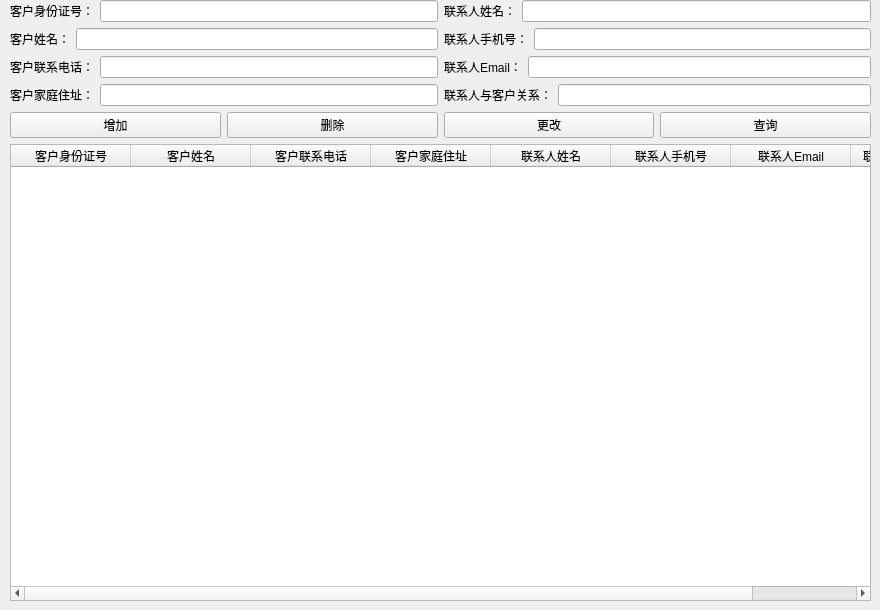
      <widget class="QWidget" name="tab_7">
       <attribute name="title">
        <string>客户信息</string>
       </attribute>
       <widget class="QWidget" name="layoutWidget">
        <property name="geometry">
         <rect>
          <x>10</x>
          <y>0</y>
          <width>861</width>
          <height>601</height>
         </rect>
        </property>
        <layout class="QVBoxLayout" name="verticalLayout_39">
         <item>
          <layout class="QVBoxLayout" name="verticalLayout_33">
           <item>
            <layout class="QHBoxLayout" name="horizontalLayout_97">
             <item>
              <layout class="QVBoxLayout" name="verticalLayout_7">
               <item>
                <layout class="QHBoxLayout" name="horizontalLayout_29">
                 <item>
                  <widget class="QLabel" name="label_25">
                   <property name="text">
                    <string>客户身份证号：</string>
                   </property>
                  </widget>
                 </item>
                 <item>
                  <widget class="QLineEdit" name="Customer_Id">
                   <property name="text">
                    <string/>
                   </property>
                  </widget>
                 </item>
                </layout>
               </item>
               <item>
                <layout class="QHBoxLayout" name="horizontalLayout_30">
                 <item>
                  <widget class="QLabel" name="label_26">
                   <property name="text">
                    <string>客户姓名：</string>
                   </property>
                  </widget>
                 </item>
                 <item>
                  <widget class="QLineEdit" name="Customer_Name">
                   <property name="clearButtonEnabled">
                    <bool>false</bool>
                   </property>
                  </widget>
                 </item>
                </layout>
               </item>
               <item>
                <layout class="QHBoxLayout" name="horizontalLayout_31">
                 <item>
                  <widget class="QLabel" name="label_27">
                   <property name="text">
                    <string>客户联系电话：</string>
                   </property>
                  </widget>
                 </item>
                 <item>
                  <widget class="QLineEdit" name="Customer_Phone"/>
                 </item>
                </layout>
               </item>
               <item>
                <layout class="QHBoxLayout" name="horizontalLayout_32">
                 <item>
                  <widget class="QLabel" name="label_28">
                   <property name="text">
                    <string>客户家庭住址：</string>
                   </property>
                  </widget>
                 </item>
                 <item>
                  <widget class="QLineEdit" name="Customer_Address"/>
                 </item>
                </layout>
               </item>
               <item>
                <layout class="QHBoxLayout" name="horizontalLayout_28"/>
               </item>
              </layout>
             </item>
             <item>
              <layout class="QVBoxLayout" name="verticalLayout_9">
               <item>
                <layout class="QVBoxLayout" name="verticalLayout_8">
                 <item>
                  <layout class="QHBoxLayout" name="horizontalLayout_33">
                   <item>
                    <widget class="QLabel" name="label_29">
                     <property name="text">
                      <string>联系人姓名：</string>
                     </property>
                    </widget>
                   </item>
                   <item>
                    <widget class="QLineEdit" name="Co_Name">
                     <property name="text">
                      <string/>
                     </property>
                    </widget>
                   </item>
                  </layout>
                 </item>
                 <item>
                  <layout class="QHBoxLayout" name="horizontalLayout_34">
                   <item>
                    <widget class="QLabel" name="label_30">
                     <property name="text">
                      <string>联系人手机号：</string>
                     </property>
                    </widget>
                   </item>
                   <item>
                    <widget class="QLineEdit" name="Co_Phone"/>
                   </item>
                  </layout>
                 </item>
                 <item>
                  <layout class="QHBoxLayout" name="horizontalLayout_35">
                   <item>
                    <widget class="QLabel" name="label_31">
                     <property name="text">
                      <string>联系人Email：</string>
                     </property>
                    </widget>
                   </item>
                   <item>
                    <widget class="QLineEdit" name="Co_Email"/>
                   </item>
                  </layout>
                 </item>
                 <item>
                  <layout class="QHBoxLayout" name="horizontalLayout_36">
                   <item>
                    <widget class="QLabel" name="label_32">
                     <property name="text">
                      <string>联系人与客户关系：</string>
                     </property>
                    </widget>
                   </item>
                   <item>
                    <widget class="QLineEdit" name="Relationship"/>
                   </item>
                  </layout>
                 </item>
                </layout>
               </item>
               <item>
                <layout class="QHBoxLayout" name="horizontalLayout_96"/>
               </item>
              </layout>
             </item>
            </layout>
           </item>
           <item>
            <layout class="QHBoxLayout" name="horizontalLayout_37">
             <item>
              <widget class="QPushButton" name="Customer_Add">
               <property name="text">
                <string>增加</string>
               </property>
              </widget>
             </item>
             <item>
              <widget class="QPushButton" name="Customer_Del">
               <property name="text">
                <string>删除</string>
               </property>
              </widget>
             </item>
             <item>
              <widget class="QPushButton" name="Customer_Change">
               <property name="text">
                <string>更改</string>
               </property>
              </widget>
             </item>
             <item>
              <widget class="QPushButton" name="Customer_Query">
               <property name="text">
                <string>查询</string>
               </property>
              </widget>
             </item>
            </layout>
           </item>
          </layout>
         </item>
         <item>
          <widget class="QTableWidget" name="CustomerTableWidget">
           <property name="enabled">
            <bool>true</bool>
           </property>
           <attribute name="horizontalHeaderDefaultSectionSize">
            <number>120</number>
           </attribute>
           <column>
            <property name="text">
             <string>客户身份证号</string>
            </property>
           </column>
           <column>
            <property name="text">
             <string>客户姓名</string>
            </property>
           </column>
           <column>
            <property name="text">
             <string>客户联系电话</string>
            </property>
           </column>
           <column>
            <property name="text">
             <string>客户家庭住址</string>
            </property>
           </column>
           <column>
            <property name="text">
             <string>联系人姓名</string>
            </property>
           </column>
           <column>
            <property name="text">
             <string>联系人手机号</string>
            </property>
           </column>
           <column>
            <property name="text">
             <string>联系人Email</string>
            </property>
           </column>
           <column>
            <property name="text">
             <string>联系人与客户关系</string>
            </property>
           </column>
          </widget>
         </item>
        </layout>
       </widget>
      </widget>
